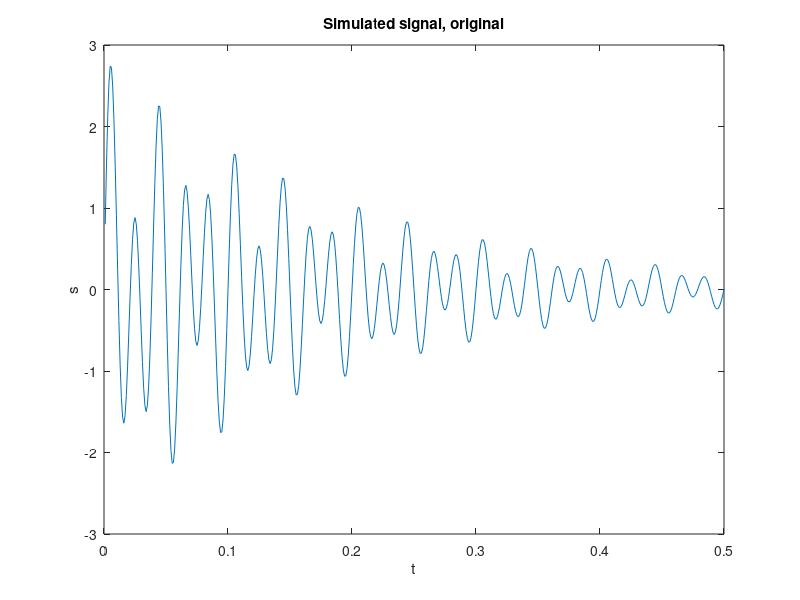
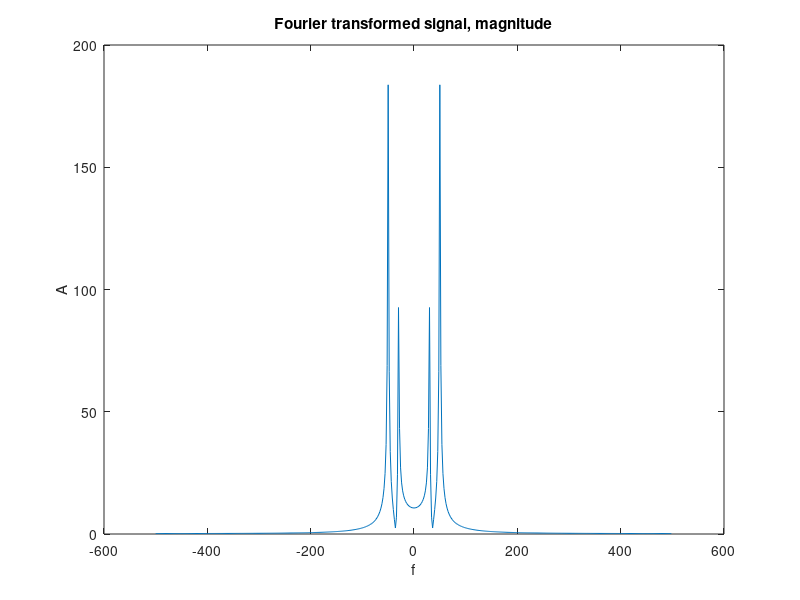
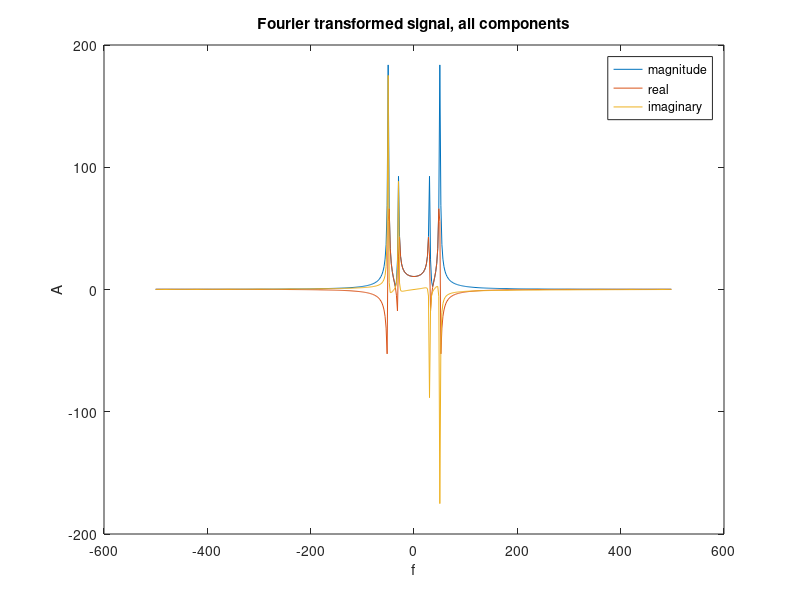

Write MATLAB code to recreate these figures, in order.
%Simulate signal
N=500;
t = 1:N; %1 step = 1 ms
t = t./1000;
s = (sin(2*pi*30*t) + 2*sin(2*pi*50*t)).*exp(-5*t);

%Plot
figure
plot(t,s)
xlabel('t')
ylabel('s')
title('Simulated signal, original')

%Fourier transform
s_ft = fftshift(fft(s));
fvec = 1000*((-N/2):(N/2-1))/N;

%Plot
figure
plot(fvec, abs(s_ft))
xlabel('f')
ylabel('A')
title('Fourier transformed signal, magnitude')

figure
plot(fvec, abs(s_ft))
hold on
plot(fvec, real(s_ft))
plot(fvec, imag(s_ft))
xlabel('f')
ylabel('A')
title('Fourier transformed signal, all components')
legend('magnitude', 'real', 'imaginary')